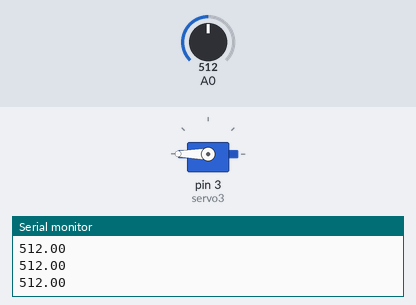
Recording of a sketch running on a simulated Arduino Uno, built with avr-gcc and run on an emulated ATmega328P. Shown: servo, the last lines printed to the serial monitor. Inputs (shaded band) come from the test bench; at power-on: A0 = 512.

Above: at 1.2 s.
1.3 s: A0 set to 311
2.8 s: A0 set to 285
At 3.2 s:
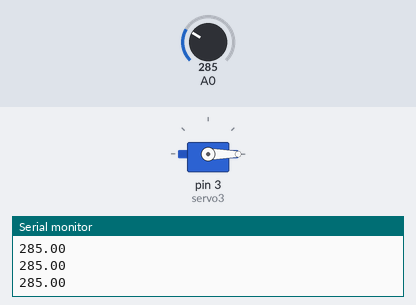
4.3 s: A0 set to 306
At 4.6 s:
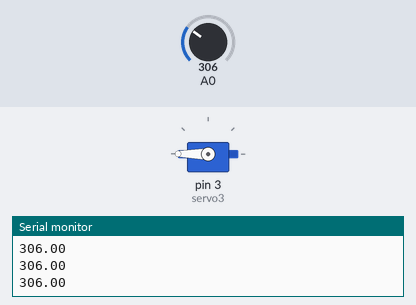
5.8 s: A0 set to 290
At 6.1 s:
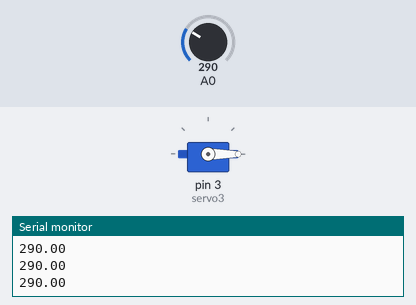
Timing chart, 0 to 8.3 s (numbered marks = the images above; inputs shaded):
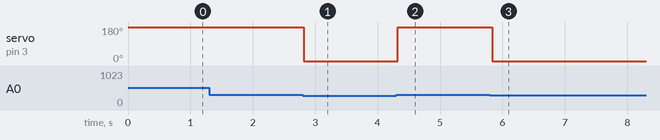

Measured:
- the behaviour switches between 300 and 299 on A0 (found by bisection; images 0 and 1)
- after the input at 2.8 s, servo on pin 3 (servo3): 180° → 0° at once
- after the input at 4.3 s, servo on pin 3 (servo3): 0° → 180° at once
- after the input at 5.8 s, servo on pin 3 (servo3): 180° → 0° at once

The sketch:

LDR-servo.ino
```cpp
#include <Servo.h>

Servo servo3;

float v, pos;

void setup()
{
  servo3.attach(3);
  pinMode(A0, INPUT);
  Serial.begin(9600);
}

void loop()
{
  v = analogRead(A0);
  Serial.println(v);


  if (v < 300) {		// the actual threshold (300) doesn't
    servo3.write(0);	// matter as long as the servo turns
  }						// at some point via LDR control
  else {
    servo3.write(180);
  }
  delay(100);
}
```
